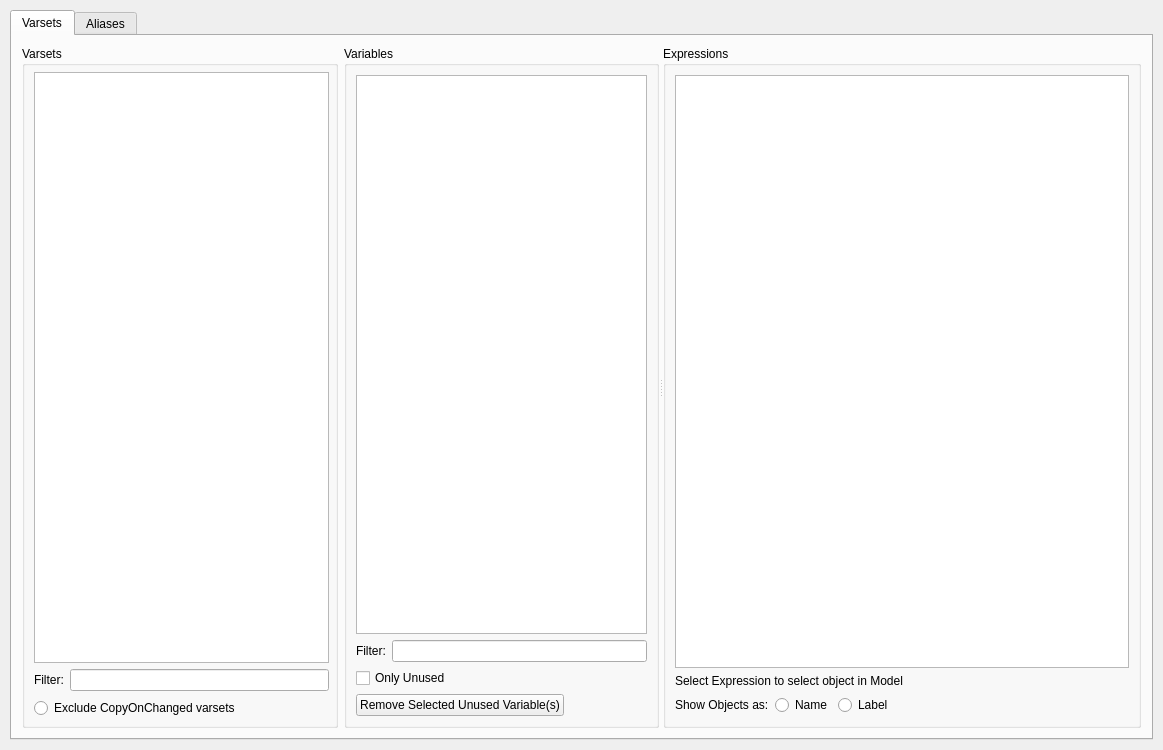
<?xml version="1.0" encoding="UTF-8"?>
<ui version="4.0">
 <class>Form</class>
 <widget class="QWidget" name="Form">
  <property name="geometry">
   <rect>
    <x>0</x>
    <y>0</y>
    <width>1163</width>
    <height>750</height>
   </rect>
  </property>
  <property name="windowTitle">
   <string>Form</string>
  </property>
  <layout class="QHBoxLayout" name="horizontalLayout">
   <property name="sizeConstraint">
    <enum>QLayout::SizeConstraint::SetDefaultConstraint</enum>
   </property>
   <property name="leftMargin">
    <number>10</number>
   </property>
   <property name="topMargin">
    <number>10</number>
   </property>
   <property name="rightMargin">
    <number>10</number>
   </property>
   <property name="bottomMargin">
    <number>10</number>
   </property>
   <item>
    <widget class="QTabWidget" name="tabWidget">
     <property name="currentIndex">
      <number>0</number>
     </property>
     <widget class="QWidget" name="varsets_tab">
      <attribute name="title">
       <string>Varsets</string>
      </attribute>
      <layout class="QHBoxLayout" name="horizontalLayout_9">
       <property name="spacing">
        <number>10</number>
       </property>
       <property name="leftMargin">
        <number>10</number>
       </property>
       <property name="topMargin">
        <number>10</number>
       </property>
       <property name="rightMargin">
        <number>10</number>
       </property>
       <property name="bottomMargin">
        <number>10</number>
       </property>
       <item>
        <widget class="QSplitter" name="splitter">
         <property name="sizePolicy">
          <sizepolicy hsizetype="Expanding" vsizetype="Expanding">
           <horstretch>0</horstretch>
           <verstretch>0</verstretch>
          </sizepolicy>
         </property>
         <property name="orientation">
          <enum>Qt::Orientation::Horizontal</enum>
         </property>
         <widget class="QWidget" name="layoutWidget">
          <layout class="QHBoxLayout" name="horizontalLayout_2">
           <item>
            <widget class="QGroupBox" name="varsets_groupBox">
             <property name="sizePolicy">
              <sizepolicy hsizetype="Expanding" vsizetype="Expanding">
               <horstretch>1</horstretch>
               <verstretch>0</verstretch>
              </sizepolicy>
             </property>
             <property name="title">
              <string>Varsets</string>
             </property>
             <layout class="QVBoxLayout" name="verticalLayout">
              <property name="spacing">
               <number>6</number>
              </property>
              <property name="topMargin">
               <number>6</number>
              </property>
              <property name="rightMargin">
               <number>6</number>
              </property>
              <property name="bottomMargin">
               <number>6</number>
              </property>
              <item>
               <widget class="QListWidget" name="avaliableVarsetsListWidget">
                <property name="sizePolicy">
                 <sizepolicy hsizetype="Expanding" vsizetype="Expanding">
                  <horstretch>0</horstretch>
                  <verstretch>0</verstretch>
                 </sizepolicy>
                </property>
               </widget>
              </item>
              <item>
               <layout class="QHBoxLayout" name="horizontalLayout_3">
                <item>
                 <widget class="QLabel" name="label">
                  <property name="text">
                   <string>Filter:</string>
                  </property>
                 </widget>
                </item>
                <item>
                 <widget class="QLineEdit" name="avaliableVarsetsFilterLineEdit"/>
                </item>
               </layout>
              </item>
              <item>
               <layout class="QHBoxLayout" name="horizontalLayout_copy_varsets">
                <item>
                 <widget class="QRadioButton" name="avaliableVarsetsExcludeClonesRadioButton">
                  <property name="text">
                   <string>Exclude CopyOnChanged varsets</string>
                  </property>
                 </widget>
                </item>
                <item>
                 <spacer name="horizontalSpacer_copy_varsets">
                  <property name="orientation">
                   <enum>Qt::Orientation::Horizontal</enum>
                  </property>
                  <property name="sizeHint" stdset="0">
                   <size>
                    <width>40</width>
                    <height>20</height>
                   </size>
                  </property>
                 </spacer>
                </item>
                <item>
                 <widget class="QPushButton" name="copyAvailableVarsetsPushButton">
                  <property name="enabled">
                   <bool>false</bool>
                  </property>
                  <property name="toolTip">
                   <string>Copy</string>
                  </property>
                  <property name="text">
                   <string/>
                  </property>
                  <property name="icon">
                   <iconset theme="QIcon::ThemeIcon::EditCopy"/>
                  </property>
                  <property name="flat">
                   <bool>true</bool>
                  </property>
                 </widget>
                </item>
               </layout>
              </item>
             </layout>
            </widget>
           </item>
           <item>
            <widget class="QGroupBox" name="varsetVariablesGroupBox">
             <property name="sizePolicy">
              <sizepolicy hsizetype="Expanding" vsizetype="Expanding">
               <horstretch>1</horstretch>
               <verstretch>0</verstretch>
              </sizepolicy>
             </property>
             <property name="title">
              <string>Variables</string>
             </property>
             <layout class="QVBoxLayout" name="verticalLayout_2">
              <item>
               <widget class="QListWidget" name="varsetVariableNamesListWidget"/>
              </item>
              <item>
               <layout class="QHBoxLayout" name="horizontalLayout_4">
                <item>
                 <widget class="QLabel" name="label_2">
                  <property name="text">
                   <string>Filter:</string>
                  </property>
                 </widget>
                </item>
                <item>
                 <widget class="QLineEdit" name="varsetVariableNamesFilterLineEdit"/>
                </item>
               </layout>
              </item>
              <item>
               <widget class="QCheckBox" name="varsetVariableNamesOnlyUnusedCheckBox">
                <property name="text">
                 <string>Only Unused</string>
                </property>
               </widget>
              </item>
              <item>
               <layout class="QHBoxLayout" name="horizontalLayout_copy_variables">
                <item>
                 <widget class="QPushButton" name="removeUnusedVariablesPushButton">
                  <property name="text">
                   <string>Remove Selected Unused Variable(s)</string>
                  </property>
                 </widget>
                </item>
                <item>
                 <spacer name="horizontalSpacer_copy_variables">
                  <property name="orientation">
                   <enum>Qt::Orientation::Horizontal</enum>
                  </property>
                  <property name="sizeHint" stdset="0">
                   <size>
                    <width>40</width>
                    <height>20</height>
                   </size>
                  </property>
                 </spacer>
                </item>
                <item>
                 <widget class="QPushButton" name="copyVarsetVariablesPushButton">
                  <property name="enabled">
                   <bool>false</bool>
                  </property>
                  <property name="toolTip">
                   <string>Copy</string>
                  </property>
                  <property name="text">
                   <string/>
                  </property>
                  <property name="icon">
                   <iconset theme="QIcon::ThemeIcon::EditCopy"/>
                  </property>
                  <property name="flat">
                   <bool>true</bool>
                  </property>
                 </widget>
                </item>
               </layout>
              </item>
             </layout>
            </widget>
           </item>
          </layout>
         </widget>
         <widget class="QGroupBox" name="varsetExpressionsGroupBox">
          <property name="sizePolicy">
           <sizepolicy hsizetype="Expanding" vsizetype="Expanding">
            <horstretch>2</horstretch>
            <verstretch>0</verstretch>
           </sizepolicy>
          </property>
          <property name="title">
           <string>Expressions</string>
          </property>
          <layout class="QVBoxLayout" name="verticalLayout_3">
           <item>
            <widget class="QListWidget" name="varsetExpressionsListWidget">
             <property name="sizePolicy">
              <sizepolicy hsizetype="Expanding" vsizetype="Expanding">
               <horstretch>2</horstretch>
               <verstretch>0</verstretch>
              </sizepolicy>
             </property>
            </widget>
           </item>
           <item>
            <widget class="QLabel" name="label_3">
             <property name="text">
              <string>Select Expression to select object in Model</string>
             </property>
            </widget>
           </item>
           <item>
            <layout class="QHBoxLayout" name="horizontalLayout_11">
             <item>
              <widget class="QLabel" name="label_7">
               <property name="text">
                <string>Show Objects as:</string>
               </property>
              </widget>
             </item>
             <item>
              <widget class="QRadioButton" name="objectNameRadioButton">
               <property name="text">
                <string>Name</string>
               </property>
              </widget>
             </item>
             <item>
              <widget class="QRadioButton" name="objectLabelRadioButton">
               <property name="text">
                <string>Label</string>
               </property>
              </widget>
             </item>
             <item>
              <spacer name="horizontalSpacer_2">
               <property name="orientation">
                <enum>Qt::Orientation::Horizontal</enum>
               </property>
               <property name="sizeHint" stdset="0">
                <size>
                 <width>40</width>
                 <height>20</height>
                </size>
               </property>
              </spacer>
             </item>
             <item>
              <widget class="QPushButton" name="copyVarsetExpressionsPushButton">
               <property name="enabled">
                <bool>false</bool>
               </property>
               <property name="toolTip">
                <string>Copy</string>
               </property>
               <property name="text">
                <string/>
               </property>
               <property name="icon">
                <iconset theme="QIcon::ThemeIcon::EditCopy"/>
               </property>
               <property name="flat">
                <bool>true</bool>
               </property>
              </widget>
             </item>
            </layout>
           </item>
          </layout>
         </widget>
        </widget>
       </item>
      </layout>
     </widget>
     <widget class="QWidget" name="aliases_tab">
      <attribute name="title">
       <string>Aliases</string>
      </attribute>
      <layout class="QHBoxLayout" name="horizontalLayout_6" stretch="0">
       <property name="spacing">
        <number>10</number>
       </property>
       <property name="leftMargin">
        <number>10</number>
       </property>
       <property name="topMargin">
        <number>10</number>
       </property>
       <property name="rightMargin">
        <number>10</number>
       </property>
       <property name="bottomMargin">
        <number>10</number>
       </property>
       <item>
        <widget class="QSplitter" name="aliases_splitter">
         <property name="sizePolicy">
          <sizepolicy hsizetype="Expanding" vsizetype="Expanding">
           <horstretch>0</horstretch>
           <verstretch>0</verstretch>
          </sizepolicy>
         </property>
         <property name="orientation">
          <enum>Qt::Orientation::Horizontal</enum>
         </property>
         <widget class="QWidget" name="layoutWidget">
          <layout class="QHBoxLayout" name="horizontalLayout_10">
           <item>
            <widget class="QGroupBox" name="spreadsheetsGroupBox">
             <property name="sizePolicy">
              <sizepolicy hsizetype="Expanding" vsizetype="Expanding">
               <horstretch>1</horstretch>
               <verstretch>0</verstretch>
              </sizepolicy>
             </property>
             <property name="title">
              <string>SpreadSheets</string>
             </property>
             <layout class="QVBoxLayout" name="verticalLayout_4">
              <item>
               <widget class="QListWidget" name="avaliableSpreadsheetsListWidget">
                <property name="sizePolicy">
                 <sizepolicy hsizetype="Expanding" vsizetype="Expanding">
                  <horstretch>0</horstretch>
                  <verstretch>0</verstretch>
                 </sizepolicy>
                </property>
               </widget>
              </item>
              <item>
               <layout class="QHBoxLayout" name="horizontalLayout_7">
                <item>
                 <widget class="QLabel" name="label_4">
                  <property name="text">
                   <string>Filter:</string>
                  </property>
                 </widget>
                </item>
                <item>
                 <widget class="QLineEdit" name="avaliableSpreadsheetsFilterLineEdit"/>
                </item>
               </layout>
              </item>
              <item>
               <layout class="QHBoxLayout" name="horizontalLayout_copy_spreadsheets">
                <item>
                 <widget class="QRadioButton" name="excludeCopyOnChangeSpreadsheetsRadioButton">
                  <property name="text">
                   <string>Exclude CopyOnChanged spreadsheets</string>
                  </property>
                 </widget>
                </item>
                <item>
                 <spacer name="horizontalSpacer_copy_spreadsheets">
                  <property name="orientation">
                   <enum>Qt::Orientation::Horizontal</enum>
                  </property>
                  <property name="sizeHint" stdset="0">
                   <size>
                    <width>40</width>
                    <height>20</height>
                   </size>
                  </property>
                 </spacer>
                </item>
                <item>
                 <widget class="QPushButton" name="copyAvailableSpreadsheetsPushButton">
                  <property name="enabled">
                   <bool>false</bool>
                  </property>
                  <property name="toolTip">
                   <string>Copy</string>
                  </property>
                  <property name="text">
                   <string/>
                  </property>
                  <property name="icon">
                   <iconset theme="QIcon::ThemeIcon::EditCopy"/>
                  </property>
                  <property name="flat">
                   <bool>true</bool>
                  </property>
                 </widget>
                </item>
               </layout>
              </item>
             </layout>
            </widget>
           </item>
           <item>
            <widget class="QGroupBox" name="aliasesVariablesGroupBox">
             <property name="sizePolicy">
              <sizepolicy hsizetype="Expanding" vsizetype="Expanding">
               <horstretch>1</horstretch>
               <verstretch>0</verstretch>
              </sizepolicy>
             </property>
             <property name="title">
              <string>Aliases</string>
             </property>
             <layout class="QVBoxLayout" name="verticalLayout_5">
              <item>
               <widget class="QListWidget" name="aliasesVariableNamesListWidget"/>
              </item>
              <item>
               <layout class="QHBoxLayout" name="horizontalLayout_8">
                <item>
                 <widget class="QLabel" name="label_5">
                  <property name="text">
                   <string>Filter:</string>
                  </property>
                 </widget>
                </item>
                <item>
                 <widget class="QLineEdit" name="aliasesVariableNamesFilterLineEdit"/>
                </item>
               </layout>
              </item>
              <item>
               <widget class="QCheckBox" name="aliasesOnlyUnusedCheckBox">
                <property name="text">
                 <string>Only Unused</string>
                </property>
               </widget>
              </item>
              <item>
               <layout class="QHBoxLayout" name="horizontalLayout_copy_aliases">
                <item>
                 <widget class="QPushButton" name="removeUnusedAliasesPushButton">
                  <property name="text">
                   <string>Remove Selected Unused Alias(es)</string>
                  </property>
                 </widget>
                </item>
                <item>
                 <spacer name="horizontalSpacer_copy_aliases">
                  <property name="orientation">
                   <enum>Qt::Orientation::Horizontal</enum>
                  </property>
                  <property name="sizeHint" stdset="0">
                   <size>
                    <width>40</width>
                    <height>20</height>
                   </size>
                  </property>
                 </spacer>
                </item>
                <item>
                 <widget class="QPushButton" name="copyAliasesPushButton">
                  <property name="enabled">
                   <bool>false</bool>
                  </property>
                  <property name="toolTip">
                   <string>Copy</string>
                  </property>
                  <property name="text">
                   <string/>
                  </property>
                  <property name="icon">
                   <iconset theme="QIcon::ThemeIcon::EditCopy"/>
                  </property>
                  <property name="flat">
                   <bool>true</bool>
                  </property>
                 </widget>
                </item>
               </layout>
              </item>
             </layout>
            </widget>
           </item>
          </layout>
         </widget>
         <widget class="QGroupBox" name="aliasExpressionsGroupBox">
          <property name="sizePolicy">
           <sizepolicy hsizetype="Expanding" vsizetype="Expanding">
            <horstretch>2</horstretch>
            <verstretch>0</verstretch>
           </sizepolicy>
          </property>
          <property name="title">
           <string>Expressions</string>
          </property>
          <layout class="QVBoxLayout" name="verticalLayout_6">
           <item>
            <widget class="QListWidget" name="aliasExpressionsListWidget">
             <property name="sizePolicy">
              <sizepolicy hsizetype="Expanding" vsizetype="Expanding">
               <horstretch>2</horstretch>
               <verstretch>0</verstretch>
              </sizepolicy>
             </property>
            </widget>
           </item>
           <item>
            <widget class="QLabel" name="label_6">
             <property name="text">
              <string>Select Expression to select object in Model</string>
             </property>
            </widget>
           </item>
           <item>
            <layout class="QHBoxLayout" name="horizontalLayout_12">
             <item>
              <widget class="QLabel" name="label_8">
               <property name="text">
                <string>Show Objects as:</string>
               </property>
              </widget>
             </item>
             <item>
              <widget class="QRadioButton" name="aliasesObjectNameRadioButton">
               <property name="text">
                <string>Name</string>
               </property>
              </widget>
             </item>
             <item>
              <widget class="QRadioButton" name="aliasesObjectLabelRadioButton">
               <property name="text">
                <string>Label</string>
               </property>
              </widget>
             </item>
             <item>
              <spacer name="horizontalSpacer_3">
               <property name="orientation">
                <enum>Qt::Orientation::Horizontal</enum>
               </property>
               <property name="sizeHint" stdset="0">
                <size>
                 <width>40</width>
                 <height>20</height>
                </size>
               </property>
              </spacer>
             </item>
             <item>
              <widget class="QPushButton" name="copyAliasExpressionsPushButton">
               <property name="enabled">
                <bool>false</bool>
               </property>
               <property name="toolTip">
                <string>Copy</string>
               </property>
               <property name="text">
                <string/>
               </property>
               <property name="icon">
                <iconset theme="QIcon::ThemeIcon::EditCopy"/>
               </property>
               <property name="flat">
                <bool>true</bool>
               </property>
              </widget>
             </item>
            </layout>
           </item>
          </layout>
         </widget>
        </widget>
       </item>
      </layout>
     </widget>
    </widget>
   </item>
  </layout>
 </widget>
 <resources/>
 <connections/>
</ui>
